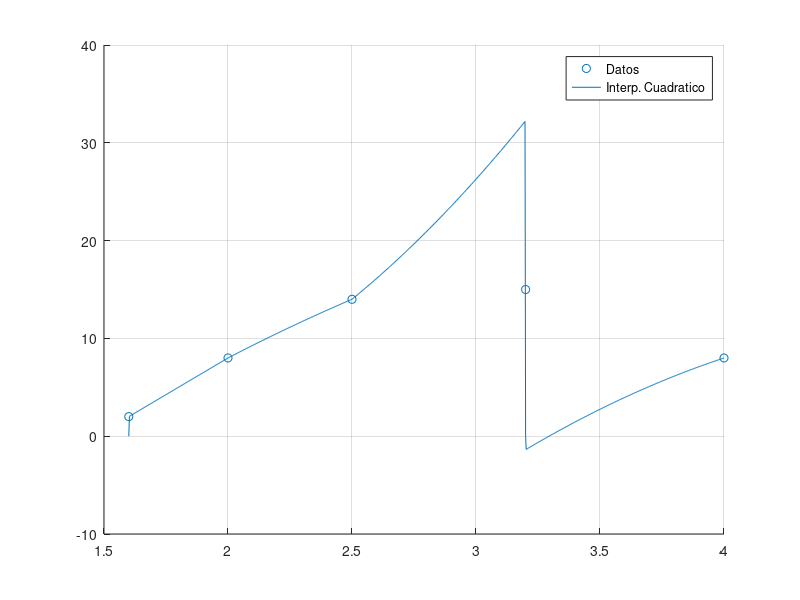

MATLAB code to generate this figure:
% Ej 6
% German Heim
close all
clear all
format long
clc

A=[2.56 1.6 1 0 0 0 0 0 0 0 0 0; ...
    4 2 1 0 0 0 0 0 0 0 0 0; ...
    0 0 0 4 2 1 0 0 0 0 0 0;...
    0 0 0 6.25 2.5 1 0 0 0 0 0 0;...
    0 0 0 0 0 0 6.25 2.5 1 0 0 0;...
    0 0 0 0 0 0 10.24 4.2 1 0 0 0;...
    0 0 0 0 0 0 0 0 0 6.25 3.2 1; ...
    0 0 0 0 0 0 0 0 0 16 4 1;...
    1 0 0 0 0 0 0 0 0 0 0 0;... %Natural
    2*1.6 1 0 -2*1.6 -1 0 0 0 0 0 0 0;...
    0 0 0 2*2 1 0 -2*2 -1 0 0 0 0;...
    0 0 0 0 0 0 2*2.5 1 0 -2*2.5 -1 0];

B=transpose([2 8 8 14 14 15 15 8 0 0 0 0]);
coeficientes = linsolve(A, B);

x=linspace(1.6, 4, 1000);
for i=1:length(x)
    if x(i)<=2 && x(i)>1.6
        val_y(i)=coeficientes(1)*x(i)^2 + coeficientes(2)*x(i) + coeficientes(3);
    elseif x(i)<2.5 && x(i)>2
        val_y(i)=coeficientes(4)*x(i)^2 + coeficientes(5)*x(i) + coeficientes(6);
    elseif x(i)<3.2 && x(i)>2.5
        val_y(i)=coeficientes(7)*x(i)^2 + coeficientes(8)*x(i) + coeficientes(9);
    elseif x(i)<=4 && x(i)>3.2
        val_y(i)=coeficientes(10)*x(i)^2 + coeficientes(11)*x(i) + coeficientes(12);
    end
end

hold on
grid on
scatter([1.6 2 2.5 3.2 4], [2 8 14 15 8])
plot(x, val_y)
legend('Datos', 'Interp. Cuadratico')